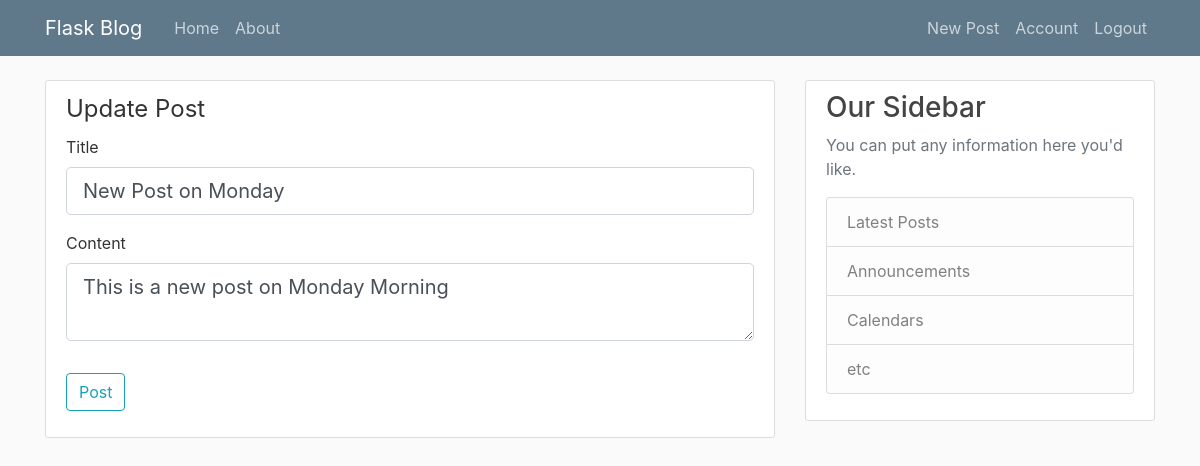
Page /post/13/update (signed in) on the committed database.
### flaskblog/models.py (models this page shows)
class Post(db.Model):
    id = db.Column(db.Integer, primary_key=True)
    title = db.Column(db.String(100), nullable=False)
    date_posted = db.Column(db.DateTime, nullable=False, default=datetime.utcnow)
    content = db.Column(db.Text, nullable=False)
    user_id = db.Column(db.Integer, db.ForeignKey('user.id'), nullable=False)

### flaskblog/routes.py (the view)
@app.route('/post/<int:post_id>/update', methods=['GET', 'POST'] )
@login_required
def update_post(post_id):
    post = Post.query.get_or_404(post_id)
    if post.author != current_user:
        abort(403)
    form = PostForm()
    if form.validate_on_submit():
        post.title = form.title.data
        post.content = form.content.data
        db.session.commit()
        flash('Post updated', category='success')
        return redirect(url_for('post', post_id=post.id))
    elif request.method == 'GET'  :
        form.title.data = post.title
        form.content.data = post.content
    return render_template('create_post.html', title='Update  Post',
                            form=form, legend='Update Post' )

### flaskblog/forms.py
class PostForm(FlaskForm):
    title = StringField('Title', validators=[DataRequired()])
    content = TextAreaField('Content', validators=[DataRequired()])
    submit = SubmitField('Post')

### flaskblog/models.py (called while the page is built)
@login_manager.user_loader
def load_user(user_id):
    return User.query.get(int(user_id))

### flaskblog/templates/create_post.html (shortened to what this page needs)
{% extends 'layout.html' %}
{% block content %}
<div class="content-section">
   <form class="form-horizontal" action='' method="POST" enctype="multipart/form-data" >
       <fieldset class="form-group">
         <div id="legend">
           <legend class="">{{ legend }}</legend>
           <div class="form-group">
               {{ form.title.label(class="form-control-label") }}
               {% if form.title.errors  %}
               {{ form.title(class="form-control form-control-lg is-invalid") }}
                   <div class="invalid-feedback">
                       {% for error in form.title.errors %}
                           <span>{{ error }}</span>
                       {% endfor %}
                   </div>
               {% else %}
                   {{ form.title(class="form-control form-control-lg") }}
               {% endif %}
           </div >
           <div  class="form-group">
               {{ form.content.label(class="form-control-label") }}
               {% if form.content.errors  %}
               {{ form.content(class="form-control form-control-lg is-invalid") }}
                   <div class="invalid-feedback">
                       {% for error in form.content.errors %}
                           <span>{{ error }}</span>
                       {% endfor %}
                   </div>
               {% else %}
                   {{ form.content(class="form-control form-control-lg") }}
               {% endif %}
           </div >
         </div>
       </fieldset>
       <div class="form-group">
           {{ form.submit(class='btn btn-outline-info') }}
       </div>
     </form>
   </div>
{% endblock %}

### flaskblog/static/css/main.css (style rules this page uses)
body { background: #fafafa; color: #333333; margin-top: 5rem; }
.content-section { background: #ffffff; padding: 10px 20px; border: 1px solid #dddddd; border-radius: 3px; margin-bottom: 20px; }

### rows in the picture
Post: title "New Post on Monday", content "This is a new post on Monday Morning"

### other values in the picture
{{ legend }} "Update Post"
